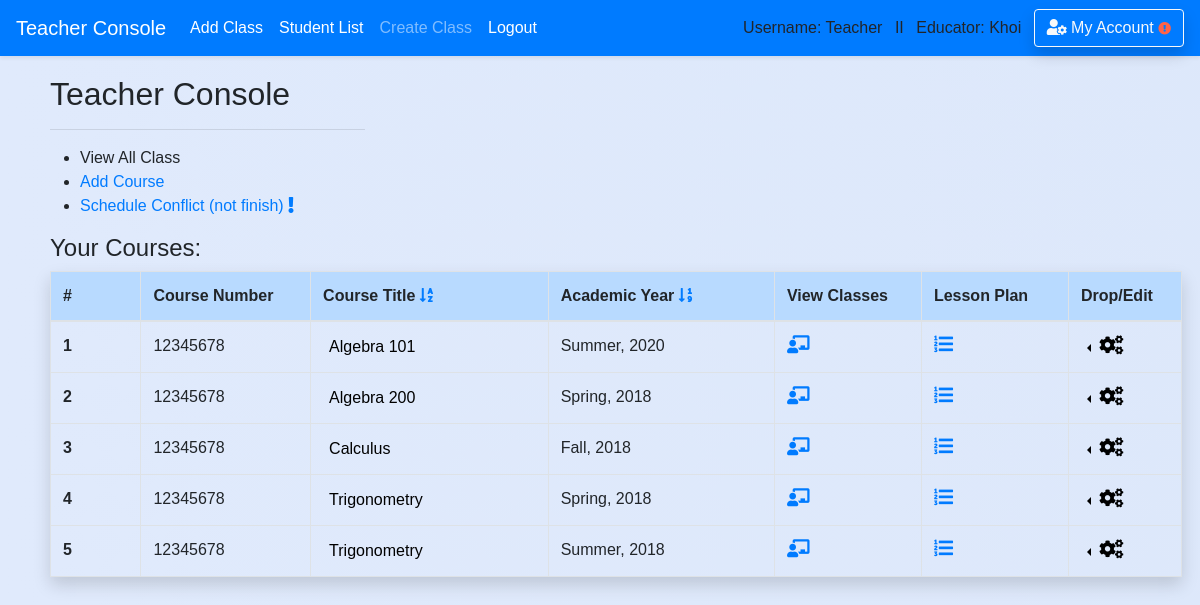
/teacher (signed in), run on the app's committed database.
### school_app/models.py (models this page shows)
class Course(models.Model):
    course_number = models.CharField(max_length=20,default='12345678')
    abbreviated_title = models.CharField(max_length=150,default='')
    course_title = models.CharField(max_length=250,default='') #,unique=True)
    maximum_credit = models.CharField(max_length=10,default='')
    semester = models.CharField(max_length=50,default='')
    year = models.CharField(max_length=4,default='')
    teacher_name = models.CharField(max_length=50,default='')
    description = models.CharField(max_length=450,default='')
    is_archive = models.BooleanField(default=False)
    department = models.ForeignKey('Department',blank=True, null=True, on_delete = models.SET_NULL, related_name='belong_in_department')
    teacher = models.ForeignKey('Teacher',blank=True, null=True, on_delete = models.SET_NULL, related_name='course_by_teacher')
    create_date = models.DateField(auto_now_add=True , blank=True,null=True,)

### school_app/views_logged.py (the view)
# urls.py: path('teacher',views_logged.teacher, name='teacher'),
def teacher(request,sort=None):
    if is_login(request) == False: # Check for login/ add message 'please login'
        return redirect('/login')
    if is_teacher(request) == False:
        return redirect('/')
    if sort ==1:# Below return a sorted list
        course_sorted = sorted(request.user.teacher.course_by_teacher.all(),key=attrgetter('year','semester'))
        return render(request,'teacher/teacher_homepage.html',{'course_sorted':course_sorted})
    course_sorted = sorted(request.user.teacher.course_by_teacher.filter(is_archive=False),key=attrgetter('course_title','semester','year'))
    classroom = Classroom.objects.filter(course__in=course_sorted)
    time=[]
    conflict_time=[]
    conflict_schedule=[]
    for room in classroom:
        if room.time not in time:
            time.append(room.time)
        else:
            conflict_time.append(room)
    for room in conflict_time:
        count = 0
        for room2 in conflict_time:
            if room.time == room2.time and room.semester == room2.semester and room.year == room2.year:
                count += 1
        if count >=1:
            conflict_schedule.append(room)
    return render(request,'teacher/teacher_homepage.html',{'course_sorted':course_sorted,'conflict_schedule':conflict_schedule})

### school_app/views_functions.py (called while the page is built)
def is_login(request):
    if not request.user.is_authenticated:
        messages.warning(request, "Please Login or Create an Account.")
        return False
    return True

def is_teacher(request):
    if request.user.profile.is_teacher == False:
        messages.warning(request, "You don't have Instructor's Privilege!")
        return False
    return True

### school_app/templates/teacher/teacher_homepage.html (shortened to what this page needs)
{% extends 'base.html' %}
{% block content %}
<div class='content '>
        <h2 style='padding-left: 0px'>Teacher Console</h2>
        <hr style="text-align:left;margin-left:0;width:315px;height:0px;padding: 0px"/>
        <div class='row mr-2'>
          <div class='col-md-6'>
            <ul>
              <li>View All Class</li>
              <li><a href='/teacher/add_course'>Add Course</a></li>
            {% if conflict_schedule %}
              <li><a href='{% url "schedule_conflict" %}'>Schedule Conflict (not finish) <i class="fas fa-exclamation text-red"></i></a></li>
            {% endif %}
            </ul>
          </div>
          <div class='col-md-6'>
          </div>
        </div>
        {% if request.user.teacher.course_by_teacher.all.count > 0 %}
          <h4>Your Courses:</h4>
          <div class="mr-2">
          <table class=" table  table-hover table-bordered shadow">
            <thead class='table-primary'>
            <tr>
              <th scope="col" style="width: 8%">#</th>
              <th scope="col" style="width: 15%">Course Number</th>
              <th scope="col">Course Title
                <a href='{% url "teacher" %}'><i class="fas fa-sort-alpha-down"></i></a></a>
              </th>
              <th scope="col" style="width: 20%">Academic Year
                <a href='{% url "teacher_sort" sort=1 %}'><i class="fas fa-sort-numeric-down"></i></a></a>
              </th>
              <th scope="col" style="width: 13%">View Classes</th>
              <th scope="col" style="width: 13%">Lesson Plan</th>
              <th scope="col" style="width: 10%">Drop/Edit</th>
            </tr>
            </thead>
            <tbody>
        {% for course in course_sorted %}
            <tr>
              <th scope="row">{{ forloop.counter }}</th>
              <td>{{ course.course_number }}</td>
              <td>
                <div class="dropright">
                <button style='border:none; background:none;cursor:pointer; cursor:hand;outline:none' type="button" id="" data-toggle="dropdown" aria-haspopup="true" aria-expanded="false">
                  {{ course.course_title }}
                </button>
                </div>
              </td>
              <td>{{ course.semester }}, {{ course.year }}</td>
              <td>
                <a href='{% url "classroom_view" course_id=course.id %}'><i class="fas fa-chalkboard-teacher"style='font-size:18px'></i></a></a>
              </td>
              <td>
                <a href='{% url "view_lesson_plan" course_id=course.id %}'><i class="fas fa-list-ol" style='font-size:19px'></i></a>
              </td>
              <td>
                <div class="dropleft">
                <button class='dropdown-toggle' style='border:none; background:none;cursor:pointer; cursor:hand;outline:none' type="button" id="" data-toggle="dropdown" aria-haspopup="true" aria-expanded="false">
                  <i class="fas fa-cogs " style='font-size:19px'></i>
                </button>
              </div>
              </td>
            </tr>
        {% endfor %}
            </tbody>
          </table>
          </div>
        {% endif %}
<br>
</div>
{% endblock %}

### school_app/templates/base.html (shortened to what this page needs)
<!doctype html>
<html>
    <head>
{% load static %}
        <link rel="stylesheet" type="text/css" href="{% static 'school_app/style.css' %}" />
        <link rel="stylesheet" href="https://stackpath.bootstrapcdn.com/bootstrap/4.1.0/css/bootstrap.min.css">
        <link rel="stylesheet" href="https://use.fontawesome.com/releases/v5.0.13/css/all.css">
    </head>
{% if request.user.profile.is_teacher %}
  <body class='body-teacher'>
{% else %}
  <body>
{% endif %}<header>
<nav class="navbar navbar-expand-lg navbar-dark bg-primary shadow-sm fixed-top">
    <a class="navbar-brand" href="/teacher">Teacher Console</a>
    <div class="navbar-collapse collapse show" id="navbarColor02" style="">
      <ul class="navbar-nav mr-auto">
        <li class="nav-item active">
          <a class="nav-link" href="/teacher/add_class">Add Class<span class="sr-only">(current)</span></a>
        </li>
        <li class="nav-item active">
          <a class="nav-link" href="/teacher/student_list">Student List<span class="sr-only">(current)</span></a>
        </li>
        <li class="nav-item">
          <a class="nav-link" href="/teacher/add_class">Create Class</a>
        </li>
        <li class="nav-item active">
          <a class="nav-link" href="{% url 'logout' %}">Logout</a>
        </li>
      </ul>
      {% if request.user.username %}
          Username: {{ request.user.username }} &ensp;II&ensp;
      {% endif %}
      {% if request.user.profile.is_teacher %}
          Educator: {{request.user.first_name}} &ensp;
      {% endif %}
      <a href='/account_management/' class='btn btn-outline-light shadow'>
         <i class="fas fa-user-cog"></i> My Account
      {% if user.profile.home_address == '' or user.profile.phone_number == '' or user.profile.emergency_contact == '' or user.email == '' or user.profile.birth_date == '' %}
        <i class="fas fa-exclamation-circle small" style='color:tomato'></i>
      {% endif %}
      </a>
    </div>
  </nav>
    </header>
    <div class='' style='padding-top:45px'>
    {% block content %}
    {% endblock %}
    </div>
</body>
</html>

### school_app/static/school_app/style.css (style rules this page uses)
.body-teacher { font-family:sans-serif; background: linear-gradient(to right, #e0eafc, #cfdef3); background-size: 600% 100%; }
.content { padding-top: 30px; padding-left:50px; padding-right:10px; }

### school_app/templates/base.html (style rules this page uses)
form,h1,ul { padding-left: 30px; padding-right:20px; }

### data on the page
Course: course_number "12345678", course_title "Algebra 101", semester "Summer", year "2020"
Course: course_number "12345678", course_title "Algebra 200", semester "Spring", year "2018"
Course: course_number "12345678", course_title "Calculus", semester "Fall", year "2018"
Course: course_number "12345678", course_title "Trigonometry", semester "Spring", year "2018"
Course: course_number "12345678", course_title "Trigonometry", semester "Summer", year "2018"

### other printed values
{{ request.user.username }} "Teacher"
{{ request.user.first_name }} "Khoi"
